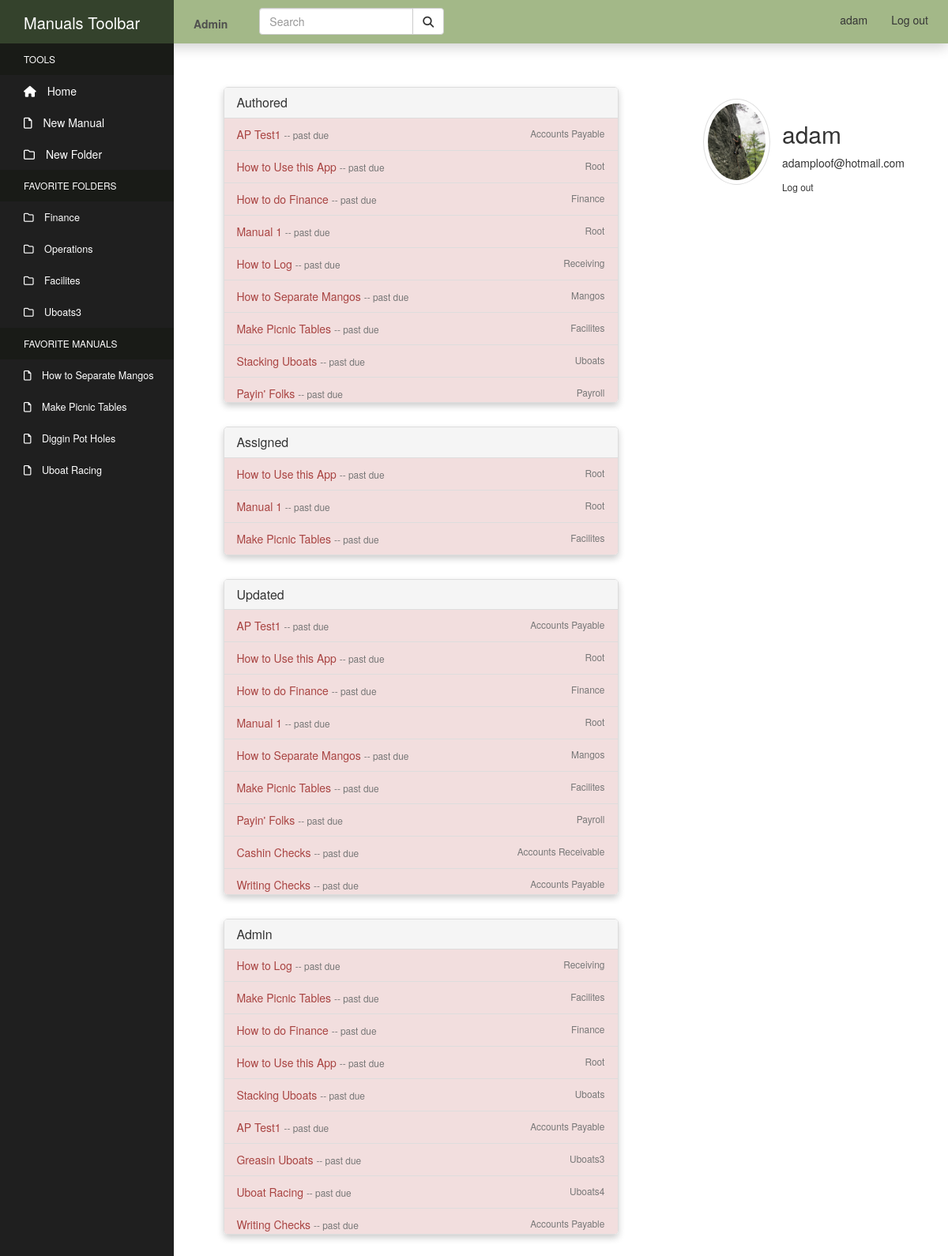
/profile/ (signed in), run on the app's committed database.
### manuals/models.py (models this page shows, shortened)
class Directory(MPTTModel):
    name = models.CharField(max_length=50, unique=True)
    created_by = models.ForeignKey(User, null=True, on_delete=models.SET_NULL)
    parent = TreeForeignKey(
    'self',
    null=True,
    blank=True,
    related_name='children',
    on_delete=models.CASCADE
    )
    class MPTTMeta:
        order_insertion_by: ['name']
    class Meta:
        verbose_name = 'Directory'
        verbose_name_plural = 'Directories'
    def __str__(self):
        return self.name

class Manual(models.Model):
    title = models.CharField(max_length=100)
    author = models.ForeignKey(User, related_name='author', null=True, on_delete=models.SET_NULL)
    content = models.TextField()
    tags = models.CharField(max_length=150, blank=True, null=True)
    pub_date = models.DateTimeField('Date Published', auto_now_add=True)
    admin = models.ManyToManyField(User, related_name='admin_of')
    department = models.ForeignKey(Department, related_name='manual_set', null=True, on_delete=models.SET_NULL)
    last_update = models.DateTimeField('Last Update', null=True, auto_now=True)
    last_update_by = models.ForeignKey(User, related_name='updated_by', null=True, on_delete=models.SET_NULL)
    next_update = models.DateTimeField('Next Update Due', null=True)
    update_assigned_to = models.ForeignKey(User, related_name='assigned_to', blank=True, null=True, on_delete=models.SET_NULL)
    is_archived = models.BooleanField('Archived', default=False)
    folder = TreeForeignKey(
    'Directory',
    default=1,
    related_name='manuals',
    on_delete=models.CASCADE
    )
    def update_status(self):
        now = timezone.now()
        status = [
            'up_to_date',
            'due_soon',
            'overdue'
        ]
        if self.next_update - now >= datetime.timedelta(weeks=2):
            return status[0]
        elif self.next_update - now <= datetime.timedelta(days=0):
            return status[2]
        else:
            return status[1]

### users/models.py (models this page shows, shortened)
class Profile(models.Model):
    user = models.OneToOneField(User, on_delete=models.CASCADE)
    image = models.ImageField(default='default.jpg', upload_to='profile_pics')
    manual_favorites = models.ManyToManyField(Manual, related_name='+', blank=True)
    directory_favorites = models.ManyToManyField(Directory, related_name='+', blank=True)

### users/views.py (the view)
# urls.py: path('profile/', user_views.profile, name='profile' ),
@login_required
def profile(request):
    current_user = request.user
    author = current_user.author.all()
    assigned = current_user.assigned_to.all()
    admin_of = current_user.admin_of.all()
    updated_by = current_user.updated_by.all()
    context = {
        'author': author,
        'assigned': assigned,
        'admin_of': admin_of,
        'updated': updated_by
    }
    return render(request, 'users/profile.html', context)

### manuals_site/my_processors/my_context.py (called while the page is built)
def custom_message_processor(request):
    messages = []
    uniq_messages = []
    for m in get_messages(request):
        if m.message not in messages:
            messages.append(m.message)
            uniq_messages.append(m)
    return {'messages': uniq_messages}

### users/templates/users/profile.html
{% extends "manuals/header.html" %}
{% block content %}
<div class="content-section">
    <div class="media account-info">
      <img class="rounded-circle account-img" src="{{ user.profile.image.url }}">
      <div class="media-body">
        <h2 class="account-heading">{{ user.username }}</h2>
        <p class="text-secondary">{{ user.email }}</p>
        <div class="border-top pt-3">
          <small><a href="{% url 'logout' %}">Log out</a></small>
        </div>
      </div>
    </div>
    <div class="panel panel-default">
      <div class="panel-heading"><h5 class="panel-title">Authored</h5></div>
      <ul class="list-group">
        {% if author %}
          {% for manual in author %}
            {% if manual.update_status == "due_soon" %}
              <a href="{% url 'manual-detail' manual.id %}" class="list-group-item list-group-item-warning">{{ manual.title }}
              <small class="text-muted"> -- due soon</small>
            {% elif manual.update_status == "overdue" %}
              <a href="{% url 'manual-detail' manual.id %}" class="list-group-item list-group-item-danger">{{ manual.title }}
              <small class="text-muted"> -- past due</small>
            {% else %}
              <a href="{% url 'manual-detail' manual.id %}" class="list-group-item">{{ manual.title }}
            {% endif %}
              <small class="algn-right text-muted">{{ manual.folder }}</small>
            </a>
          {% endfor %}
        {% else %}
          <li class="list-group-item">You have no manuals authored.</li>
        {% endif %}
      </ul>
    </div>
    <div class="panel panel-default">
      <div class="panel-heading"><h5 class="panel-title">Assigned</h5></div>
      <ul class="list-group">
        {% if assigned %}
          {% for manual in assigned %}
            {% if manual.update_status == "due_soon" %}
              <a href="{% url 'manual-detail' manual.id %}" class="list-group-item list-group-item-warning">{{ manual.title }}
              <small class="text-muted"> -- due soon</small>
            {% elif manual.update_status == "overdue" %}
              <a href="{% url 'manual-detail' manual.id %}" class="list-group-item list-group-item-danger">{{ manual.title }}
              <small class="text-muted"> -- past due</small>
            {% else %}
              <a href="{% url 'manual-detail' manual.id %}" class="list-group-item">{{ manual.title }}
            {% endif %}
              <small class="algn-right text-muted">{{ manual.folder }}</small>
            </a>
          {% endfor %}
          {% else %}
          <li class="list-group-item">You have no manuals assigned.</li>
        {% endif %}
      </ul>
    </div>
    <div class="panel panel-default">
      <div class="panel-heading"><h5 class="panel-title">Updated</h5></div>
      <ul class="list-group">
        {% if updated %}
          {% for manual in updated %}
            {% if manual.update_status == "due_soon" %}
              <a href="{% url 'manual-detail' manual.id %}" class="list-group-item list-group-item-warning">{{ manual.title }}
              <small class="text-muted"> -- due soon</small>
            {% elif manual.update_status == "overdue" %}
              <a href="{% url 'manual-detail' manual.id %}" class="list-group-item list-group-item-danger">{{ manual.title }}
              <small class="text-muted"> -- past due</small>
            {% else %}
              <a href="{% url 'manual-detail' manual.id %}" class="list-group-item">{{ manual.title }}
            {% endif %}
                <small class="algn-right text-muted">{{ manual.folder }}</small>
              </a>
          {% endfor %}
          {% else %}
          <li class="list-group-item">You have no manuals recently updated.</li>
        {% endif %}
      </ul>
    </div>
    <div class="panel panel-default">
      <div class="panel-heading"><h5 class="panel-title">Admin</h5></div>
      <ul class="list-group">
        {% if admin_of %}
          {% for manual in admin_of %}
            {% if manual.update_status == "due_soon" %}
              <a href="{% url 'manual-detail' manual.id %}" class="list-group-item list-group-item-warning">{{ manual.title }}
              <small class="text-muted"> -- due soon</small>
            {% elif manual.update_status == "overdue" %}
              <a href="{% url 'manual-detail' manual.id %}" class="list-group-item list-group-item-danger">{{ manual.title }}
              <small class="text-muted"> -- past due</small>
            {% else %}
              <a href="{% url 'manual-detail' manual.id %}" class="list-group-item">{{ manual.title }}
            {% endif %}
              <small class="algn-right text-muted">{{ manual.folder }}</small>
            </a>
          {% endfor %}
          {% else %}
          <li class="list-group-item">You have not been assigned admin to any manuals.</li>
        {% endif %}
      </ul>
    </div>
{% endblock %}

### manuals/templates/manuals/header.html (shortened to what this page needs)
<!DOCTYPE html>
<html lang="en">
<head>
    {% load static %}
    <link rel="stylesheet" type="text/css" href="{% static 'manuals/css/bootstrap.css' %}">
    <link rel="stylesheet" type="text/css" href="{% static 'manuals/css/styles.css' %}">
    <link rel="stylesheet" href="https://cdnjs.cloudflare.com/ajax/libs/font-awesome/4.7.0/css/font-awesome.min.css">
</head>
<body>
  <nav class="navbar navbar-default navbar-fixed-top">
    <div class="container-fluid nav-container">
      <div class="navbar-header">
        <a class="navbar-brand" href="#">Market Manuals</a>
      </div>
      <ul class="nav navbar-nav nav-pills">
        {% if user.is_authenticated and user.is_staff %}
          <li><a href="{% url 'manage' %}"><strong>Admin</strong></a></li>
        {% endif %}
      </ul>
      <ul class="nav nav-pills navbar-right">
        {% if user.is_authenticated %}
          <li><a href="{% url 'logout' %}">Log out</a></li>
          <li><a href="{% url 'profile' %}">{{ user.username }}</a></li>
        {% else %}
          <li><a href="{% url 'login' %}">Log in</a></li>
          <li><a href="{% url 'register' %}">Sign Up</a></li>
        {% endif %}
      </ul>
      <form class="navbar-form navbar-left" action="/action_page.php">
        <div class="input-group">
          <input type="text" class="form-control" placeholder="Search">
          <div class="input-group-btn">
            <button class="btn btn-default" type="submit">
              <i class="fas fa-search"></i>
            </button>
          </div>
        </div>
      </form>
    </div>
  </nav>
    <div class="sidebar-container">
            <div class="sidebar-logo">
              Manuals Toolbar
            </div>
            <ul class="sidebar-navigation">
              <li class="header">Tools</li>
              <li>
                <a href="{% url 'index' %}">
                  <i class="fa fa-home" aria-hidden="true"></i> Home
                </a>
              </li>
              <li>
                <a id="new-manual" href="{% url 'manual-create' %}">
                  <i class="far fa-file" aria-hidden="true"></i> New Manual
                </a>
              </li>
              <li>
                <a id="new-dir" href="#">
                  <i class="far fa-folder" aria-hidden="true"></i> New Folder
                </a>
              </li>
              <li class="header">Favorite Folders</li>
              {% for dir_fav in user.profile.directory_favorites.all %}
                <li>
                  <a class="folder favorites favorites-folder" id="pk-{{ dir_fav.id }}" href="#">
                    <i class="far fa-folder" aria-hidden="true"></i> {{ dir_fav.name }}
                  </a>
                </li>
              {% endfor %}
              <li class="header">Favorite Manuals</li>
              {% for man_fav in user.profile.manual_favorites.all %}
                <li>
                  <a class="favorites favorites-manual" href="{% url 'manual-detail' man_fav.id %}">
                    <i class="far fa-file" aria-hidden="true"></i> {{ man_fav.title }}
                  </a>
                </li>
              {% endfor %}
            </ul>
          </div>
          <div class="content-container">
            <div class="container-fluid main-container">
              {% block content %}
              {% endblock %}
            </div>
          </div>
</body>
</html>

### manuals/static/manuals/css/styles.css (style rules this page uses)
.container-fluid.main-container { margin-top: 25px; }
.sidebar-container { position: fixed; width: 220px; height: 100%; left: 0; overflow-x: hidden; overflow-y: auto; background: #1f1f1f; color: #fff; z-index: 2; top: 0; }
.sidebar-logo { position: sticky; padding: 15px 15px 5px 30px; font-size: 20px; height: 55px; background-color: rgb(52, 66, 44); z-index: 3; top: 0; }
.sidebar-navigation { padding: 0; margin: 0; list-style-type: none; position: relative; }
.sidebar-navigation li { background-color: transparent; position: relative; display: inline-block; width: 100%; line-height: 20px; }
.sidebar-navigation li a { padding: 10px 15px 10px 30px; display: block; color: #fff; }
.sidebar-navigation li .fa { margin-right: 10px; }
.sidebar-navigation li .far { margin-right: 10px; }
.sidebar-navigation .header { font-size: 12px; text-transform: uppercase; background-color: #191b17; padding: 10px 15px 10px 30px; }
.sidebar-navigation .header::before { background-color: transparent; }
.favorites { font-size: 90%; }
.content-container { padding-left: 235px; margin-top: 30px; padding-top: 45px; }
.container-fluid.nav-container { padding-left: 0px; }
.navbar { max-height: 55px; min-height: 55px; }
.navbar-default { border: none; border-radius: 0px; background-color: rgb(163, 184, 136); z-index: 2; box-shadow: 0px 4px 16px 0px rgba(0,0,0,0.2); }
.navbar-header { background-color: rgb(52, 66, 44); width: 220px; margin: 0px; }
.navbar-brand { color: #fff; }
.nav-pills { padding-left: 10px; padding-right: 10px; padding-top: 5px; }
.navbar-default .navbar-nav > li > a { color: rgba(78, 78, 78, 0.986); }
.input-group { top: 2px; }
.rounded-circle { border: 1px solid #ddd; padding: 5px; width: 85px; height: auto; }
.account-img { border-radius: 50%; float: left; margin-right: 7px; }
.account-info { position: absolute; right: 0px; width: 325px; padding: 15px; }
.panel-default { width: 500px; max-height: 400px; margin: 10px; box-shadow: 0px 4px 8px 0px rgba(0,0,0,0.2); border-radius: 5px; overflow: auto; margin-bottom: 30px; }
.panel-heading { position: sticky; top: 0; z-index: 1; }
.algn-right { float: right; padding-right: 2px; }
.media-body { padding: 8px; }
.content-section { width: 95%; margin: auto; margin-bottom: 60px; }

### data on the page
Directory: name "Finance"
Directory: name "Operations"
Directory: name "Facilites"
Directory: name "Uboats3"
Manual: title "How to Separate Mangos", folder "Mangos"
Manual: title "Make Picnic Tables", folder "Facilites"
Manual: title "Diggin Pot Holes"
Manual: title "Uboat Racing", folder "Uboats4"
Manual: title "AP Test1", folder "Accounts Payable"
Manual: title "How to Use this App", folder "Root"
Manual: title "How to do Finance", folder "Finance"
Manual: title "Manual 1", folder "Root"
Manual: title "How to Log", folder "Receiving"
Manual: title "Stacking Uboats", folder "Uboats"
Manual: title "Payin' Folks", folder "Payroll"
Manual: title "Cashin Checks", folder "Accounts Receivable"
Manual: title "Writing Checks", folder "Accounts Payable"
Manual: title "Greasin Uboats", folder "Uboats3"

### other printed values
{{ user.username }} "adam"
{{ user.email }} "adamploof@hotmail.com"
